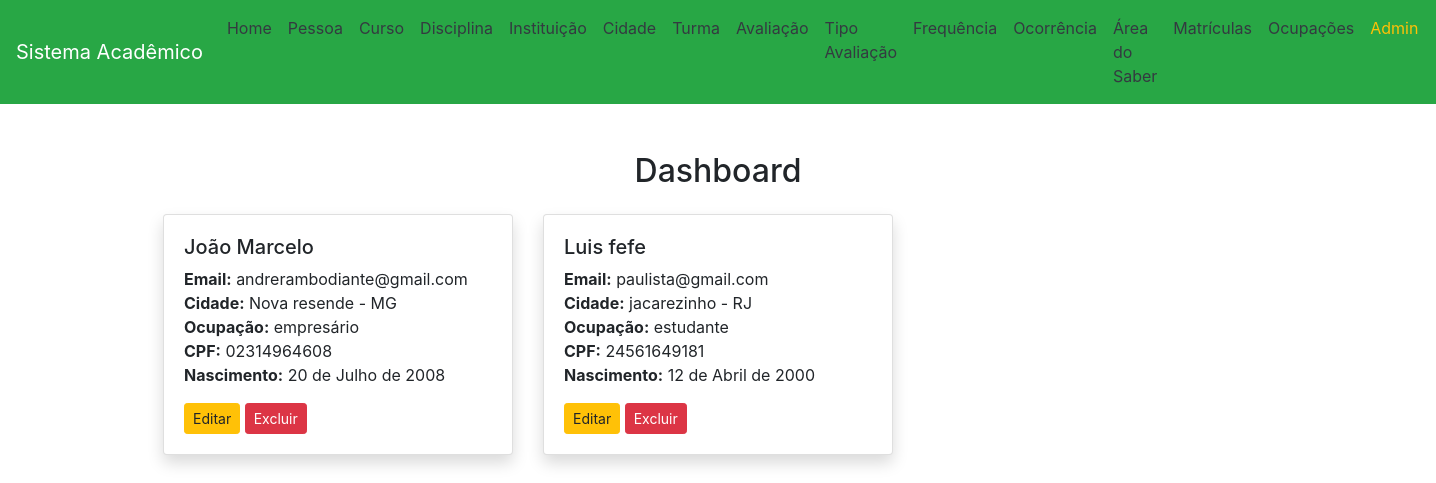
The page / on the database its author committed.
### app/models.py (models this page shows, shortened)
class Pessoa(models.Model):
    nome = models.CharField(max_length=100)
    pai = models.CharField(max_length=100)
    mae = models.CharField(max_length=100)
    cpf = models.CharField(max_length=11)
    data_nasc = models.DateField()
    email = models.CharField(max_length=100)
    cidade = models.ForeignKey(Cidade, on_delete=models.CASCADE)
    ocupacao = models.ForeignKey(Ocupacao, on_delete=models.CASCADE)

class Cidade(models.Model):
    nome = models.CharField(max_length=100)
    uf = models.CharField(max_length=2)
    def __str__(self):
        return f"{self.nome} - {self.uf}"

class Ocupacao(models.Model):
    nome = models.CharField(max_length=100)
    def __str__(self):
        return self.nome

### app/views.py (the view)
# urls.py: path('', IndexView.as_view(), name='index'),
class IndexView(View):
    def get(self, request):
        pessoas = Pessoa.objects.all()
        return render(request, 'index.html', {'pessoas': pessoas})

### app/templates/index.html
{% extends 'base.html' %}
{% block content %}
<h2 class="text-center mb-4">Dashboard</h2>
<div class="row">
    {% for pessoa in pessoas %}
    <div class="col-md-4 mb-3">
        <div class="card shadow">
            <div class="card-body">
                <h5>{{ pessoa.nome }}</h5>
                <p>
                    <strong>Email:</strong> {{ pessoa.email }} <br>
                    <strong>Cidade:</strong> {{ pessoa.cidade }} <br>
                    <strong>Ocupação:</strong> {{ pessoa.ocupacao }} <br>
                    <strong>CPF:</strong> {{ pessoa.cpf }} <br>
                    <strong>Nascimento:</strong> {{ pessoa.data_nasc }}
                </p>
                <a href="/pessoa/update/{{ pessoa.id }}/" class="btn btn-warning btn-sm">
                    Editar
                </a>
                <a href="/pessoa/delete/{{ pessoa.id }}/"
                   class="btn btn-danger btn-sm"
                   onclick="return confirm('Tem certeza que deseja excluir?')">
                    Excluir
                </a>
            </div>
        </div>
    </div>
    {% endfor %}
</div>
{% endblock %}

### app/templates/base.html (shortened to what this page needs)
<!DOCTYPE html>
<html lang="pt-BR">
<head>
    <link rel="stylesheet" href="https://maxcdn.bootstrapcdn.com/bootstrap/4.5.2/css/bootstrap.min.css">
</head>
<body>
    <nav class="navbar navbar-expand-lg navbar-dark bg-success">
        <a class="navbar-brand" href="/">Sistema Acadêmico</a>
        <div class="collapse navbar-collapse">
            <ul class="navbar-nav">
                <li class="nav-item"><a class="nav-link text-dark" href="/">Home</a></li>
                <li class="nav-item"><a class="nav-link text-dark" href="/pessoa/">Pessoa</a></li>
                <li class="nav-item"><a class="nav-link text-dark" href="/curso/">Curso</a></li>
                <li class="nav-item"><a class="nav-link text-dark" href="/disciplina/">Disciplina</a></li>
                <li class="nav-item"><a class="nav-link text-dark" href="/instituicao/">Instituição</a></li>
                <li class="nav-item"><a class="nav-link text-dark" href="/cidade/">Cidade</a></li>
                <li class="nav-item"><a class="nav-link text-dark" href="/turma/">Turma</a></li>
                <li class="nav-item"><a class="nav-link text-dark" href="/avaliacao/">Avaliação</a></li>
                <li class="nav-item"><a class="nav-link text-dark" href="/tipo-avaliacao/">Tipo Avaliação</a></li>
                <li class="nav-item"><a class="nav-link text-dark" href="/frequencia/">Frequência</a></li>
                <li class="nav-item"><a class="nav-link text-dark" href="/ocorrencia/">Ocorrência</a></li>
                <li class="nav-item"><a class="nav-link text-dark" href="/area-saber/">Área do Saber</a></li>
                <li class="nav-item"><a class="nav-link text-dark" href="/matricula/">Matrículas</a></li>
                <li class="nav-item"><a class="nav-link text-dark" href="/ocupacao/">Ocupações</a></li>
                <li class="nav-item"><a class="nav-link text-warning" href="/admin/">Admin</a></li>
            </ul>
        </div>
    </nav>
    <div class="container mt-5">
        {% block content %}
        {% endblock %}
    </div>
</body>
</html>

### rows shown on the page
Pessoa: nome "João Marcelo", email "andrerambodiante@gmail.com", cidade "Nova resende - MG", ocupacao "empresário", cpf "02314964608", data_nasc "20 de Julho de 2008"
Pessoa: nome "Luis fefe", email "paulista@gmail.com", cidade "jacarezinho - RJ", ocupacao "estudante", cpf "24561649181", data_nasc "12 de Abril de 2000"
